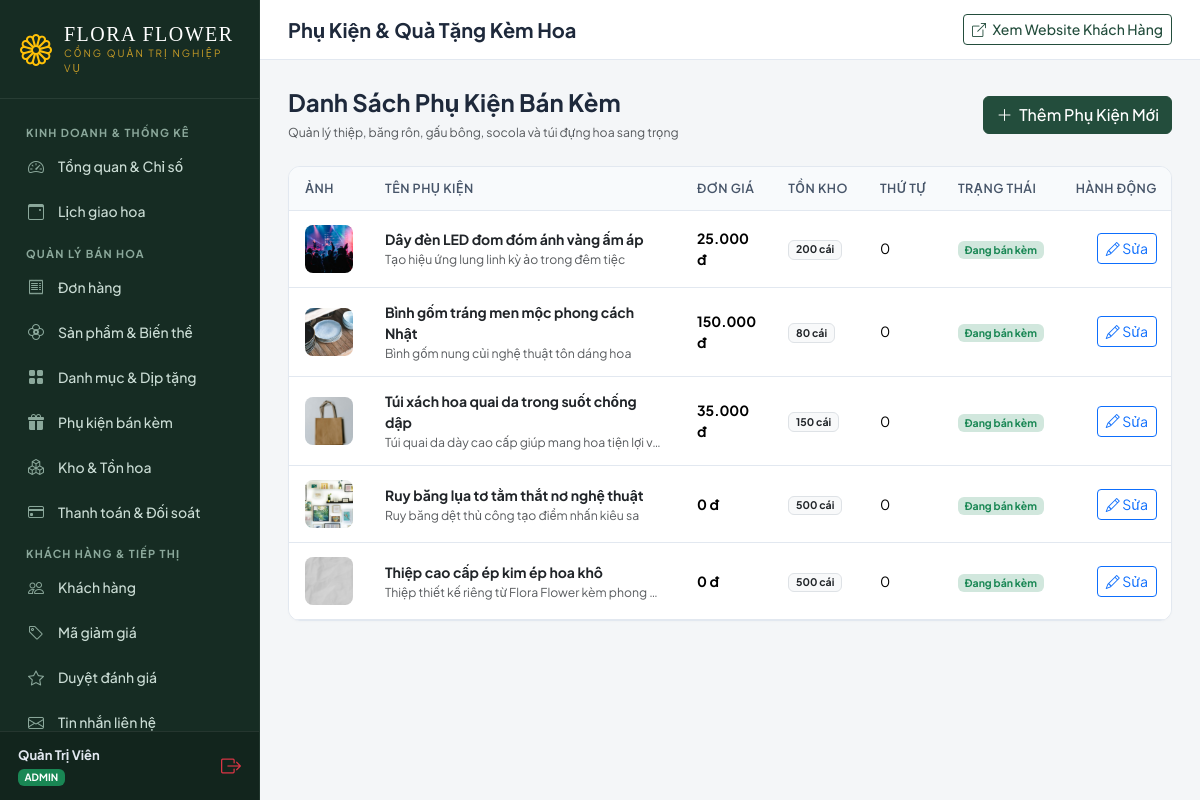
/dashboard/accessories (signed in), run on the app's committed database.
### app/models/core.py (models this page shows, shortened)
class ShopSetting(db.Model):
    __tablename__ = 'core_shopsetting'
    id = db.Column(db.Integer, primary_key=True)
    shop_name = db.Column(db.String(150), default='Flora Flower Boutique', nullable=False)
    slogan = db.Column(db.String(255), default='Trao gửi yêu thương - Tinh tế trong từng cánh hoa', nullable=False)
    phone = db.Column(db.String(30), default='0901 234 567', nullable=False)
    hotline = db.Column(db.String(30), default='1900 6868', nullable=False)
    email = db.Column(db.String(254), default='contact@floraflower.vn', nullable=False)
    address = db.Column(db.String(255), default='123 Nguyễn Huệ, Phường Bến Nghé, Quận 1, TP. Hồ Chí Minh', nullable=False)
    opening_hours = db.Column(db.String(120), default='07:30 - 21:30 hàng ngày', nullable=False)
    facebook_url = db.Column(db.String(200), default='https://facebook.com/floraflower', nullable=False)
    instagram_url = db.Column(db.String(200), default='https://instagram.com/floraflower', nullable=False)
    zalo_phone = db.Column(db.String(30), default='0901234567', nullable=False)
    bank_code = db.Column(db.String(20), default='MB', nullable=False)
    bank_name = db.Column(db.String(100), default='Ngân hàng Quân Đội (MB Bank)', nullable=False)
    bank_account_no = db.Column(db.String(50), default='999988886666', nullable=False)
    bank_account_name = db.Column(db.String(100), default='CONG TY TNHH FLORA FLOWER', nullable=False)
    shipping_fee_default = db.Column(db.Numeric(12, 2), default=Decimal('30000.00'), nullable=False)
    free_shipping_threshold = db.Column(db.Numeric(12, 2), default=Decimal('500000.00'), nullable=False)
    min_prep_hours = db.Column(db.Integer, default=2, nullable=False)
    same_day_cutoff_hour = db.Column(db.Integer, default=18, nullable=False)
    max_orders_per_slot = db.Column(db.Integer, default=10, nullable=False)
    enable_store_pickup = db.Column(db.Boolean, default=True, nullable=False)
    enable_vietqr = db.Column(db.Boolean, default=True, nullable=False)
    enable_cod = db.Column(db.Boolean, default=True, nullable=False)
    seasonal_policy_text = db.Column(db.Text, default='', nullable=False)
    updated_at = db.Column(db.DateTime, default=datetime.utcnow, onupdate=datetime.utcnow, nullable=False)
    @staticmethod
    def get_settings():
        setting = ShopSetting.query.first()
        if not setting:
            setting = ShopSetting()
            db.session.add(setting)
            db.session.commit()
        return setting

### app/models/user.py (models this page shows, shortened)
class User(UserMixin, db.Model):
    __tablename__ = 'auth_user'
    id = db.Column(db.Integer, primary_key=True)
    username = db.Column(db.String(150), unique=True, nullable=False, index=True)
    email = db.Column(db.String(254), unique=True, nullable=False, index=True)
    password = db.Column(db.String(128), nullable=False)
    first_name = db.Column(db.String(150), default='', nullable=False)
    last_name = db.Column(db.String(150), default='', nullable=False)
    is_active = db.Column(db.Boolean, default=True, nullable=False)
    is_staff = db.Column(db.Boolean, default=False, nullable=False)
    is_superuser = db.Column(db.Boolean, default=False, nullable=False)
    date_joined = db.Column(db.DateTime, default=datetime.utcnow, nullable=False)
    last_login = db.Column(db.DateTime, nullable=True)
    profile = db.relationship('UserProfile', backref='user', uselist=False, cascade='all, delete-orphan')
    addresses = db.relationship('Address', backref='user', lazy='dynamic', cascade='all, delete-orphan')
    wishlist_items = db.relationship('Wishlist', backref='user', lazy='dynamic', cascade='all, delete-orphan')
    orders = db.relationship('Order', backref='customer', lazy='dynamic', foreign_keys='Order.user_id')
    @property
    def role(self):
        if self.is_superuser:
            return 'ADMIN'
        if self.profile and self.profile.role:
            return self.profile.role
        if self.is_staff:
            return 'STAFF'
        return 'CUSTOMER'
    def is_store_staff(self):
        return self.role in ['ADMIN', 'STAFF'] or self.is_staff or self.is_superuser

### app/models/catalog.py (models this page shows, shortened)
class Accessory(db.Model):
    __tablename__ = 'catalog_accessory'
    id = db.Column(db.Integer, primary_key=True)
    name = db.Column(db.String(150), nullable=False)
    price = db.Column(db.Numeric(12, 2), default=Decimal('0.00'), nullable=False)
    image = db.Column(ImageColumn(200), nullable=True)
    description = db.Column(db.Text, default='', nullable=False)
    stock = db.Column(db.Integer, default=100, nullable=False)
    is_active = db.Column(db.Boolean, default=True, nullable=False)
    display_order = db.Column(db.Integer, default=0, nullable=False)

### app/blueprints/dashboard.py (the view, shortened to what this page needs)
@bp.route('/accessories', methods=['GET', 'POST'])
def accessories():
    from app.models.catalog import Accessory
    all_acc = Accessory.query.order_by(Accessory.id.desc()).all()
    return render_template('dashboard/products/accessories.html', accessories=all_acc)

### templates/dashboard/products/accessories.html (shortened to what this page needs)
{% extends 'dashboard/base.html' %}
{% load static core_tags %}
{% block page_title %}Phụ Kiện & Quà Tặng Kèm Hoa{% endblock %}
{% block dashboard_content %}
<div class="d-flex justify-content-between align-items-center mb-4">
    <div>
        <h4 class="font-serif fw-bold mb-1">Danh Sách Phụ Kiện Bán Kèm</h4>
        <small class="text-muted">Quản lý thiệp, băng rôn, gấu bông, socola và túi đựng hoa sang trọng</small>
    </div>
    <button class="btn btn-flora" data-bs-toggle="modal" data-bs-target="#addAccessoryModal">
        <i class="bi bi-plus-lg me-1"></i> Thêm Phụ Kiện Mới
    </button>
</div>
<div class="dash-card">
    <div class="table-responsive">
        <table class="table dash-table mb-0 fs-7">
            <thead>
                <tr>
                    <th style="width: 70px;">Ảnh</th>
                    <th>Tên phụ kiện</th>
                    <th>Đơn giá</th>
                    <th>Tồn kho</th>
                    <th>Thứ tự</th>
                    <th>Trạng thái</th>
                    <th class="text-end">Hành động</th>
                </tr>
            </thead>
            <tbody>
                {% for acc in accessories %}
                <tr>
                    <td>
                        {% if acc.image %}
                        <img src="{{ acc.image.url }}" class="rounded-3" style="width: 48px; height: 48px; object-fit: cover;" alt="{{ acc.name }}">
                        {% else %}
                        <div class="bg-light text-muted d-flex align-items-center justify-content-center rounded-3" style="width: 48px; height: 48px;">
                            <i class="bi bi-gift fs-5"></i>
                        </div>
                        {% endif %}
                    </td>
                    <td>
                        <strong class="text-dark">{{ acc.name }}</strong>
                        {% if acc.description %}
                        <div class="text-muted small text-truncate" style="max-width: 280px;">{{ acc.description }}</div>
                        {% endif %}
                    </td>
                    <td><strong class="text-flora-primary">{{ acc.price|currency }}</strong></td>
                    <td>
                        {% if acc.stock <= 5 %}
                        <span class="badge bg-danger-subtle text-danger fw-bold">{{ acc.stock }} cái</span>
                        {% else %}
                        <span class="badge bg-light text-dark border">{{ acc.stock }} cái</span>
                        {% endif %}
                    </td>
                    <td>{{ acc.display_order }}</td>
                    <td>
                        {% if acc.is_active %}
                        <span class="badge bg-success-subtle text-success">Đang bán kèm</span>
                        {% else %}
                        <span class="badge bg-secondary-subtle text-muted">Đang tắt</span>
                        {% endif %}
                    </td>
                    <td class="text-end">
                        <button type="button" class="btn btn-sm btn-outline-primary"
                                data-bs-toggle="modal" data-bs-target="#editAccModal{{ acc.id }}">
                            <i class="bi bi-pencil"></i> Sửa
                        </button>
                    </td>
                </tr>
                {% else %}
                <tr><td colspan="7" class="text-center py-4 text-muted">Chưa có phụ kiện nào.</td></tr>
                {% endfor %}
            </tbody>
        </table>
    </div>
</div>
{% endblock %}

### templates/dashboard/base.html (shortened to what this page needs)
{% load static core_tags %}
<!DOCTYPE html>
<html lang="vi">
<head>
    <link href="https://cdn.jsdelivr.net/npm/bootstrap@5.3.3/dist/css/bootstrap.min.css" rel="stylesheet">
    <link rel="stylesheet" href="https://cdn.jsdelivr.net/npm/bootstrap-icons@1.11.3/font/bootstrap-icons.min.css">
    <link rel="stylesheet" href="{% static 'css/dashboard.css' %}">
</head>
<body class="dashboard-body">
    <div class="dash-wrapper">
        <aside class="dash-sidebar no-print">
            <div class="dash-sidebar-brand">
                <i class="bi bi-flower1 fs-2 text-warning"></i>
                <div>
                    <h4>{{ shop_setting.shop_name }}</h4>
                    <small>Cổng Quản Trị Nghiệp Vụ</small>
                </div>
            </div>
            <div class="dash-sidebar-menu">
                <div class="dash-menu-header">Kinh Doanh & Thống Kê</div>
                <a href="{% url 'dashboard:overview' %}" class="dash-nav-link {% if request.resolver_match.url_name == 'overview' %}active{% endif %}">
                    <i class="bi bi-speedometer2"></i>
                    <span>Tổng quan & Chỉ số</span>
                </a>
                <a href="{% url 'dashboard:delivery_calendar' %}" class="dash-nav-link {% if request.resolver_match.url_name == 'delivery_calendar' %}active{% endif %}">
                    <i class="bi bi-calendar3-event"></i>
                    <span>Lịch giao hoa</span>
                </a>
                <div class="dash-menu-header">Quản Lý Bán Hoa</div>
                <a href="{% url 'dashboard:order_list' %}" class="dash-nav-link {% if 'order' in request.resolver_match.url_name and request.resolver_match.url_name != 'delivery_calendar' %}active{% endif %}">
                    <i class="bi bi-receipt"></i>
                    <span>Đơn hàng</span>
                </a>
                <a href="{% url 'dashboard:product_list' %}" class="dash-nav-link {% if 'product' in request.resolver_match.url_name %}active{% endif %}">
                    <i class="bi bi-flower2"></i>
                    <span>Sản phẩm & Biến thể</span>
                </a>
                <a href="{% url 'dashboard:category_list' %}" class="dash-nav-link {% if 'category' in request.resolver_match.url_name %}active{% endif %}">
                    <i class="bi bi-grid-fill"></i>
                    <span>Danh mục & Dịp tặng</span>
                </a>
                <a href="{% url 'dashboard:accessory_list' %}" class="dash-nav-link {% if 'accessory' in request.resolver_match.url_name %}active{% endif %}">
                    <i class="bi bi-gift-fill"></i>
                    <span>Phụ kiện bán kèm</span>
                </a>
                <a href="{% url 'dashboard:inventory_list' %}" class="dash-nav-link {% if 'inventory' in request.resolver_match.url_name %}active{% endif %}">
                    <i class="bi bi-boxes"></i>
                    <span>Kho & Tồn hoa</span>
                </a>
                <a href="{% url 'dashboard:payment_list' %}" class="dash-nav-link {% if 'payment' in request.resolver_match.url_name %}active{% endif %}">
                    <i class="bi bi-credit-card"></i>
                    <span>Thanh toán & Đối soát</span>
                </a>
                <div class="dash-menu-header">Khách Hàng & Tiếp Thị</div>
                <a href="{% url 'dashboard:customer_list' %}" class="dash-nav-link {% if 'customer' in request.resolver_match.url_name %}active{% endif %}">
                    <i class="bi bi-people"></i>
                    <span>Khách hàng</span>
                </a>
                <a href="{% url 'dashboard:promotion_list' %}" class="dash-nav-link {% if 'promotion' in request.resolver_match.url_name %}active{% endif %}">
                    <i class="bi bi-tag"></i>
                    <span>Mã giảm giá</span>
                </a>
                <a href="{% url 'dashboard:review_list' %}" class="dash-nav-link {% if 'review' in request.resolver_match.url_name %}active{% endif %}">
                    <i class="bi bi-star"></i>
                    <span>Duyệt đánh giá</span>
                </a>
                <a href="{% url 'dashboard:contact_message_list' %}" class="dash-nav-link {% if 'contact' in request.resolver_match.url_name %}active{% endif %}">
                    <i class="bi bi-envelope"></i>
                    <span>Tin nhắn liên hệ</span>
                </a>
            </div>
            <div class="dash-sidebar-user">
                <div>
                    <div class="fw-bold text-truncate" style="max-width: 150px; font-size: 13px;">{{ user.first_name|default(user.username) }}</div>
                    <span class="badge bg-success" style="font-size: 10px;">{{ user.profile.get_role_display if (user.profile and user.profile.get_role_display) else (user.role if user.role else 'Staff') }}</span>
                </div>
                <a href="{% url 'accounts:logout' %}" class="text-danger" title="Đăng xuất">
                    <i class="bi bi-box-arrow-right fs-5"></i>
                </a>
            </div>
        </aside>
        <div class="dash-main">
            <header class="dash-topbar no-print">
                <div class="d-flex align-items-center gap-3">
                    <h5 class="mb-0 fw-bold">{% block page_title %}Bảng Quản Trị{% endblock %}</h5>
                </div>
                <div class="d-flex align-items-center gap-3">
                    <a href="{% url 'catalog:home' %}" target="_blank" class="btn btn-sm btn-flora-outline">
                        <i class="bi bi-box-arrow-up-right me-1"></i> Xem Website Khách Hàng
                    </a>
                </div>
            </header>
            <div class="dash-content">
                {% block dashboard_content %}{% endblock %}
            </div>
        </div>
    </div>
</body>
</html>

### data on the page
ShopSetting: shop_name "FLORA FLOWER"
Accessory: image (picture), name "Dây đèn LED đom đóm ánh vàng ấm áp", description "Tạo hiệu ứng lung linh kỳ ảo trong đêm tiệc", price "25.000 đ", stock "200", display_order "0", is_active "Đang bán kèm"
Accessory: image (picture), name "Bình gốm tráng men mộc phong cách Nhật", description "Bình gốm nung củi nghệ thuật tôn dáng hoa", price "150.000 đ", stock "80", display_order "0", is_active "Đang bán kèm"
Accessory: image (picture), name "Túi xách hoa quai da trong suốt chống dập", description "Túi quai da dày cao cấp giúp mang hoa tiện lợi v…", price "35.000 đ", stock "150", display_order "0", is_active "Đang bán kèm"
Accessory: image (picture), name "Ruy băng lụa tơ tằm thắt nơ nghệ thuật", description "Ruy băng dệt thủ công tạo điểm nhấn kiêu sa", price "0 đ", stock "500", display_order "0", is_active "Đang bán kèm"
Accessory: image (picture), name "Thiệp cao cấp ép kim ép hoa khô", description "Thiệp thiết kế riêng từ Flora Flower kèm phong…", price "0 đ", stock "500", display_order "0", is_active "Đang bán kèm"

### other printed values
{{ user.first_name|default(user.username) }} "Quản Trị Viên"
